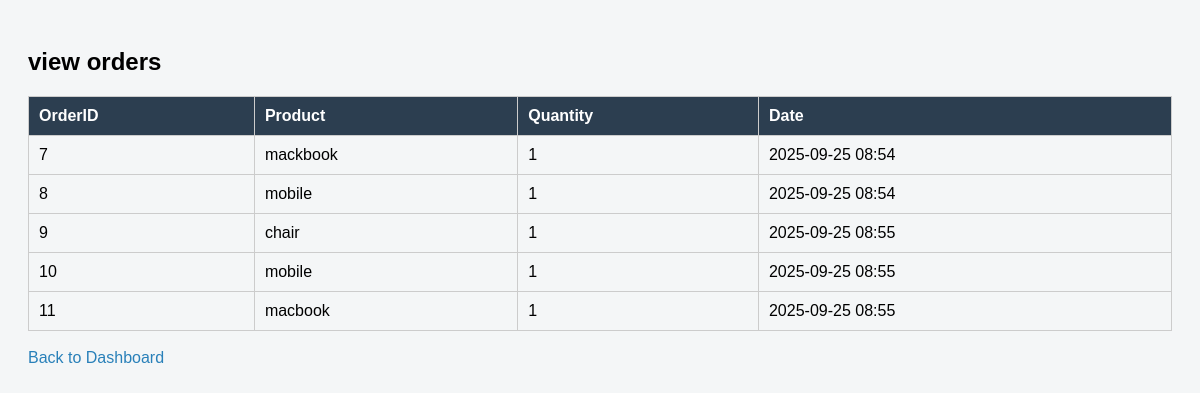
/orders/myorders (signed in), run on the app's committed database.
### routes/orders/orders.py (models this page shows)
class Order(db.Model):
    __tablename__ = "Orders"
    OrderID = db.Column(db.Integer, primary_key=True)
    UserID = db.Column(db.Integer, db.ForeignKey("Users.UserID"), nullable=False)
    ProductID = db.Column(db.Integer, db.ForeignKey("Products.ProductID"), nullable=False)
    Quantity = db.Column(db.Integer, nullable=False, default=1)
    OrderDate = db.Column(db.DateTime, default=datetime.utcnow)
    user = db.relationship("User", backref="orders", lazy=True)
    product = db.relationship("Product", backref="orders", lazy=True)

### routes/products/products.py (models this page shows)
class Product(db.Model):
    __tablename__ = "Products"
    ProductID = db.Column(db.Integer, primary_key=True)
    Name = db.Column(db.String(100), nullable=False)
    Price = db.Column(db.Float, nullable=False)
    Stock = db.Column(db.Integer, nullable=False)
    SellerID = db.Column(db.Integer, db.ForeignKey("Users.UserID"), nullable=False)

### routes/orders/orders.py (the view)
@orders_bp.route("/myorders")
@login_required
def my_orders():
    if current_user.Role != "Customer":
        flash("Only customers can view this page", "danger")
        return redirect(url_for("users.dashboard"))
    orders = Order.query.filter_by(UserID=current_user.UserID).all()
    return render_template("orders/orders.html", orders=orders)

### routes/users/users.py (called while the page is built)
@login_manager.user_loader
def load_user(user_id):
    return User.query.get(int(user_id))

### templates/orders/orders.html (shortened to what this page needs)
<!DOCTYPE html>
<html>
<head>
</head>
<body>
    <h2>view orders</h2>
    {% if orders %}
    <table>
        <tr><th>OrderID</th><th>Product</th><th>Quantity</th><th>Date</th></tr>
        {% for order in orders %}
        <tr>
            <td>{{ order.OrderID }}</td>
            <td>{{ order.product.Name if order.product else 'Deleted' }}</td>
            <td>{{ order.Quantity }}</td>
            <td>{{ order.OrderDate.strftime("%Y-%m-%d %H:%M") }}</td>
        </tr>
        {% endfor %}
    </table>
    {% else %}
        <p>You have not placed any orders yet.</p>
    {% endif %}
    <br><a href="{{ url_for('users.dashboard') }}">Back to Dashboard</a>
</body>
</html>

### templates/orders/orders.html (style rules this page uses)
body { font-family: Arial; background:#f4f6f7; padding:20px; }
table { width:100%; border-collapse:collapse; margin-top:20px; }
th, td { border:1px solid #ccc; padding:10px; text-align:left; }
th { background:#2c3e50; color:white; }
a { text-decoration: none; color: #2980b9; }

### data on the page
Order: OrderID "7", product "mackbook", Quantity "1", OrderDate "2025-09-25 08:54"
Order: OrderID "8", product "mobile", Quantity "1", OrderDate "2025-09-25 08:54"
Order: OrderID "9", product "chair", Quantity "1", OrderDate "2025-09-25 08:55"
Order: OrderID "10", product "mobile", Quantity "1", OrderDate "2025-09-25 08:55"
Order: OrderID "11", product "macbook", Quantity "1", OrderDate "2025-09-25 08:55"
